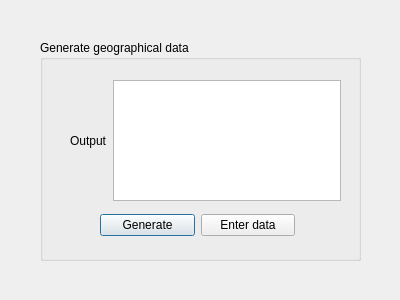
<?xml version="1.0" encoding="UTF-8"?>
<ui version="4.0">
 <class>secondwindow</class>
 <widget class="QDialog" name="secondwindow">
  <property name="geometry">
   <rect>
    <x>0</x>
    <y>0</y>
    <width>400</width>
    <height>300</height>
   </rect>
  </property>
  <property name="windowTitle">
   <string>Generate geographical data</string>
  </property>
  <widget class="QGroupBox" name="groupBox">
   <property name="geometry">
    <rect>
     <x>40</x>
     <y>40</y>
     <width>321</width>
     <height>221</height>
    </rect>
   </property>
   <property name="title">
    <string>Generate geographical data</string>
   </property>
   <widget class="QWidget" name="">
    <property name="geometry">
     <rect>
      <x>60</x>
      <y>170</y>
      <width>195</width>
      <height>30</height>
     </rect>
    </property>
    <layout class="QHBoxLayout" name="horizontalLayout">
     <item>
      <widget class="QPushButton" name="pushButton">
       <property name="text">
        <string>Generate</string>
       </property>
      </widget>
     </item>
     <item>
      <widget class="QPushButton" name="pushButton_2">
       <property name="text">
        <string>Enter data</string>
       </property>
      </widget>
     </item>
    </layout>
   </widget>
   <widget class="QWidget" name="">
    <property name="geometry">
     <rect>
      <x>30</x>
      <y>40</y>
      <width>271</width>
      <height>121</height>
     </rect>
    </property>
    <layout class="QHBoxLayout" name="horizontalLayout_2">
     <item>
      <widget class="QLabel" name="label">
       <property name="text">
        <string>Output</string>
       </property>
      </widget>
     </item>
     <item>
      <widget class="QTextEdit" name="textEdit"/>
     </item>
    </layout>
   </widget>
  </widget>
 </widget>
 <resources/>
 <connections/>
</ui>
